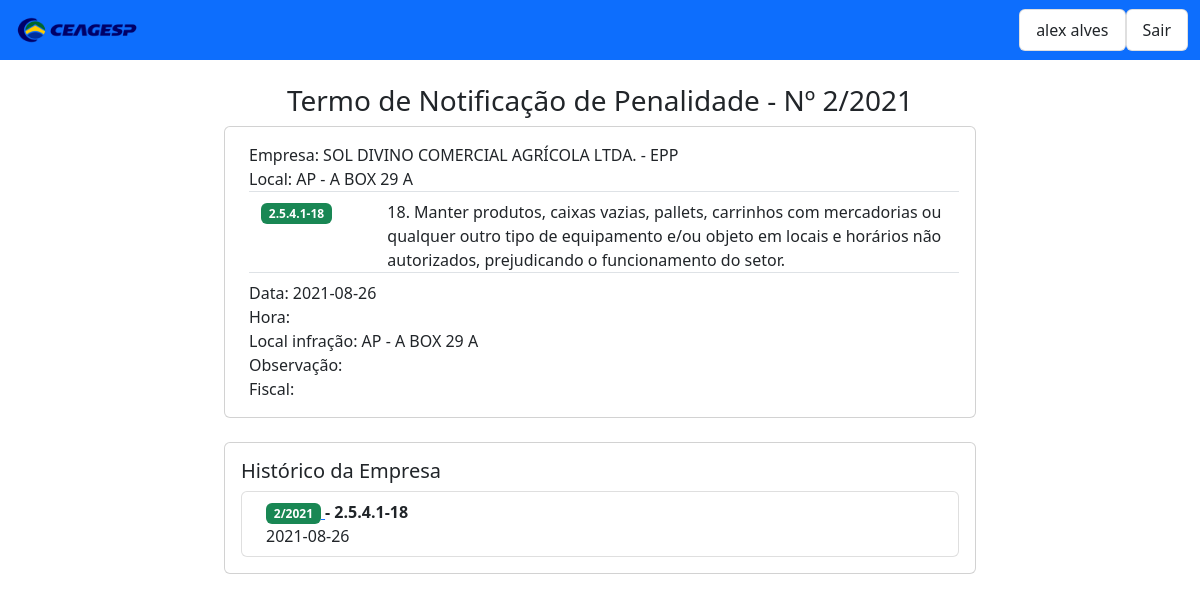
The app's page /tnp/ver/2 (signed in) with its own data.
### tables this page shows
CREATE TABLE "cadastro_multa" (
	"id"	INTEGER PRIMARY KEY AUTOINCREMENT,
	"empresa_multa"	TEXT,
	"infracao_multa"	TEXT,
	"local_empresa_multa"	TEXT,
	"data_multa"	TEXT,
	"valor_multa"	TEXT,
	"status_multa"	TEXT,
	"local_infracao_multa"	TEXT,
	"criado_em_multa"	TEXT,
	"termo_multa"	TEXT,
	"fiscal_multa"	TEXT,
	"hora_multa"	TEXT,
	"observacao_multa"	TEXT,
	"data_recebimento_multa"	TEXT,
	"processo_multa"	TEXT,
	"usuario_multa"	TEXT
);

CREATE TABLE "infracao" (
	`id`	INTEGER PRIMARY KEY AUTOINCREMENT,
	`criado_em`	TEXT,
	`codigo_infracao`	TEXT,
	`peso_infracao`	TEXT,
	`descricao_infracao`	TEXT,
	`tipo_infracao`	TEXT,
	`observacao_infracao`	TEXT
);

### ag/tnp.py (the view)
@tnp.route('/ver/<id>')
def view(id):
	print('ver')
	if 'username' not in session:
		return redirect(url_for('users.login'))
	data = asd.ver_tnp(id)
	infracao = asd.ver_infracao(data[0][3])
	return render_template('tnp_ver.html' , data=data, infracao=infracao)

### donaclotilde/donaclotilde.py (called while the page is built)
    def connect_db(self):
        self.conn = g._database = sqlite3.connect(DATABASE)
        self.cursor = self.conn.cursor()

    def clear_vars(self):
        self.entrada_select=[]
        self.entrada_count=[]
        self.entrada_from_table=[]
        self.entrada_insert=[]
        self.entrada_where=[]
        self.entrada_limite=[]
        self.entrada_order=[]
        self.query=[]

    def select(self,column):
        self.entrada_select.append(column)

    def where(self,search, column , operator='LIKE', sign='any'):
        self.entrada_where.append(column)
        self.entrada_where.append(operator)
        if operator=='LIKE':
            if sign=='any': self.entrada_where.append('"%'+search+'%"')
            if sign=='start': self.entrada_where.append('"'+search+'%"')
            if sign=='end': self.entrada_where.append('"%'+search+'"')
            if sign=='second': self.entrada_where.append('"_'+search+'%"')
            if sign=='least2': self.entrada_where.append('"'+search+'_%"')
            if sign=='least3': self.entrada_where.append('"'+search+'__%"')
        else:
            self.entrada_where.append('"'+str(search)+'"')

    def from_table(self,kwargs):
        self.entrada_from_table.append(kwargs)

    def result_list(self,sql):
        self.connect_db()
        self.cursor.execute(sql)
        dados=self.cursor.fetchall()
        self.conn.close()
        lista=[list(x) for x in dados]
        return lista

    def get(self):
        if self.entrada_select!=[]: self.query.append('SELECT '+ ' , '.join(self.entrada_select))
        if self.entrada_count!=[]: self.query.append('SELECT COUNT ('+ ' , '.join(self.entrada_count)+')')
        self.query.append('FROM '+ ' , '.join(self.entrada_from_table))
        if self.entrada_where!=[]: self.query.append( 'WHERE '+ ' '.join(self.entrada_where))
        if self.entrada_order!=[]: self.query.append( 'ORDER BY '+ ' , '.join( self.entrada_order))
        if self.entrada_limite!=[]: self.query.append(' '.join( self.entrada_limite))
        sql=self.turn_sql_string(self.query)
        self.clear_vars()
        return sql

    def turn_sql_string(self,kwargs):
        sql=' '.join(kwargs)
        return sql

### donaclotilde/model.py (called while the page is built)
	def ver_infracao(self,infracao):
		self.select('descricao_infracao')
		self.from_table("infracao")
		self.where(infracao,"codigo_infracao","=")
		sql = self.get()
		data = self.result_list(sql)
		return data

### ag/templates/tnp/tnp_ver.html (shortened to what this page needs)
<!DOCTYPE html>
<html>
<head>
<link href="https://cdn.jsdelivr.net/npm/bootstrap@5.2.0-beta1/dist/css/bootstrap.min.css" rel="stylesheet">
  <link rel="stylesheet"  href="{{url_for('static', filename ='css/style.css')}}">
</head>
<body>
<div>
<nav class="navbar navbar-expand-lg bg-primary">
  <div class="container-fluid">
    <a class="navbar-brand text-light" href="#">
      <img src={{url_for('static', filename ='img/logo_mini.png')}} alt="Logo_ceagesp" width="130" height="34">
    </a>
    <div class="collapse  navbar-collapse " id="navbarSupportedContent">
      <div>
        <ul class="list-group">
          <li class="list-group-item">{{session['username'][0]}}</li>
        </ul>
      </div>
      <div>
        <ul class="list-group">
          <li class="list-group-item"><a class="nav-link" href='/tnp/logout'>Sair</a></li>
        </ul>
      </div>
    </div>
  </div>
</nav>
</div>
<div class="container-fluid">
  <div class="row justify-content-md-center">
    <div class="col-md-8 ">
      <br>
      <h3 class="text-center">Termo de Notificação de Penalidade - Nº {{data[0][0]}}</h3>
      <div class="container">
        <div class="mb-3">
          <div class="card">
            <div class="card-body">
              <div class="ms-2 me-auto">Empresa: {{data[0][1]}}</div>
              <div class="ms-2 me-auto">Local: {{data[0][2]}}</div>
              <div class="row ms-2 me-auto pt-2 border-top">
                <div class="col-md-2">
                  <span class="badge text-bg-success">{{data[0][3]}}</span>
                </div>
                <div class="col-md-10">
                  <div class="ms-2 me-auto">{{infracao[0][0]}}</div>
                </div>
              </div>
              <div class="ms-2 me-auto pt-2 border-top">Data: {{data[0][4]}}</div>
              <div class="ms-2 me-auto">Hora: {{data[0][5]}}</div>
              <div class="ms-2 me-auto">Local infração: {{data[0][6]}}</div>
              <div class="ms-2 me-auto">Observação: {{data[0][7]}}</div>
              <div class="ms-2 me-auto">Fiscal: {{data[0][8]}}</div>
            </div>
          </div>
          <br>
          <div class="card">
            <div class="card-body">
              <h5 class="card-title">Histórico da Empresa</h5>
              <ol class="list-group list-group">
                <li class="list-group-item d-flex justify-content-between align-items-start">
                  <div class="ms-2 me-auto">
                    <div class="fw-bold">
                      <a href="/tnp/ver/{{data[0][0]}}">
                        <span class="badge bg-success">
                          {{data[0][0]}}
                        </span>
                      </a>
                      - {{data[0][3]}}
                    </div>
                    {{data[0][4]}}
                  </div>
                </li>
              </ol>
            </div>
          </div>
        </div>
      </div>
    </div>
  </div>
</div>
</body>
</html>

### records on screen
cadastro_multa: termo_multa "2/2021", empresa_multa "SOL DIVINO COMERCIAL AGRÍCOLA LTDA. - EPP", local_empresa_multa "AP - A BOX 29 A", infracao_multa "2.5.4.1-18", data_multa "2021-08-26", local_infracao_multa "AP - A BOX 29 A"
infracao: descricao_infracao "18. Manter produtos, caixas vazias, pallets, carrinhos com mercadorias ou qualquer outro tipo de equipamento e/ou objeto em locais e horários não autorizados, prejudicando o funcionamento do setor."

### other values on screen
{{ session['username'][0] }} "alex alves"
